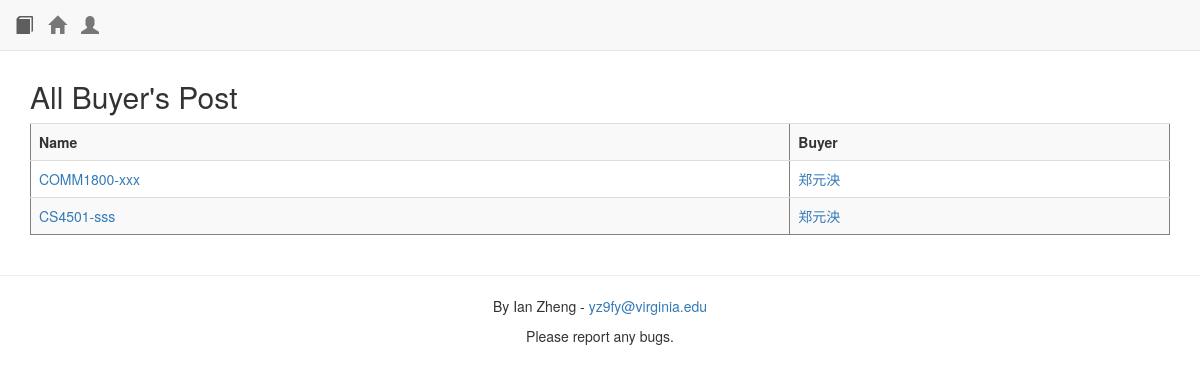
The page /exchange/requestAll/ on the database its author committed.
### exchange/models.py (models this page shows, shortened)
class Request(models.Model):
	zitou = models.CharField(max_length=30)
	kehao = models.CharField(max_length=30)
	name = models.CharField(max_length=300)
	professor = models.CharField(max_length=100,null=True,blank=True)
	user = models.ForeignKey('User',null=True)
	isbn = models.CharField(max_length=100,blank=True,null=True)
	additional = models.CharField(max_length=1000,blank=True)
	pub_date = models.DateTimeField(default=datetime.datetime.today)
	bought = models.BooleanField(default=False)
	count = models.IntegerField(default=0)
	def index_name(self):
		name = self.zitou.upper()+str(self.kehao)+'-'+self.name
		if len(name) > 25:
			return name[:25]+'...'
		else:
			return name

class User(models.Model):
	username = models.CharField(max_length=200)
	name = models.CharField(max_length=200)
	contact = models.CharField(max_length=100,null=True,blank=True)

### exchange/views.py (the view)
def requestAll(request):
	requests = Request.objects.all().filter(bought=False)
	return render_to_response('exchange/requestAll.html',{'requests':requests})

### exchange/templates/exchange/requestAll.html
{% extends "base.html" %}
{% block content %}
{% if not seller %}
<h2>All Buyer's Post</h2>
{% else %}
<h2>All Seller's Post</h2>
{% endif %}
<div class="table-responsive">
    <table border="1" class="table table-striped table-hover">
    <tr>
        <th>Name</th>
        <th>Buyer</th>
      </tr>
      {% for r in requests %}
      <tr>
        <td>
        {% if not is_x %}
          <a href="/exchange/viewRequest/{{r.id}}">{{r.index_name}}</a>
        {% else %}
          <a href="/exchange/viewRequest/{{r.id}}">{{r}}</a>
        {% endif %}
        </td>
        <td><a href="/viewUser/{{r.user.id}}/">{{r.user.name}}</a></td>
      </tr>
      {% endfor %}
    </table>
  </div>
{% endblock %}

### rows shown on the page
Request: index_name "COMM1800-xxx", user.name "郑元泱"
Request: index_name "CS4501-sss", user.name "郑元泱"
